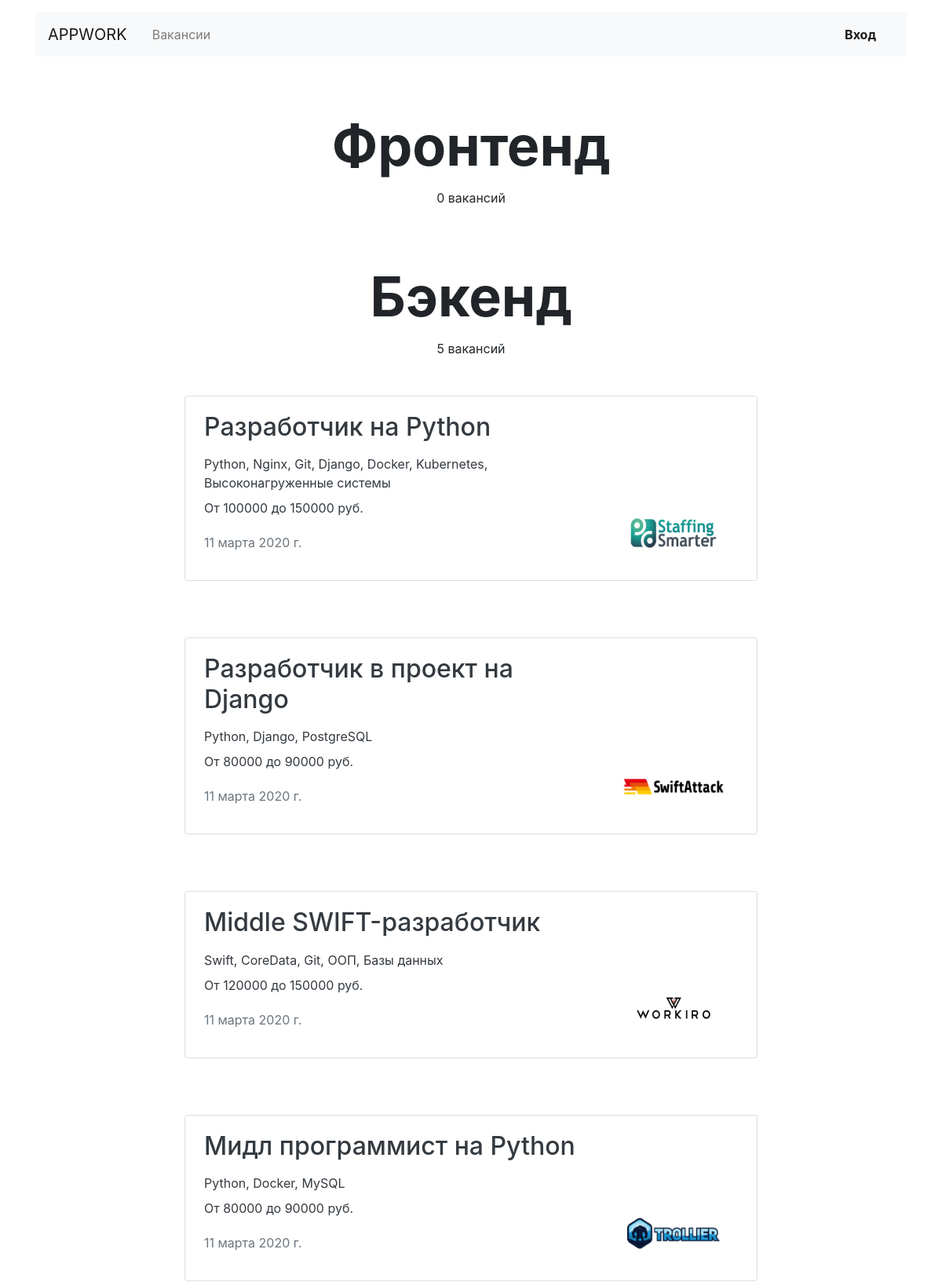
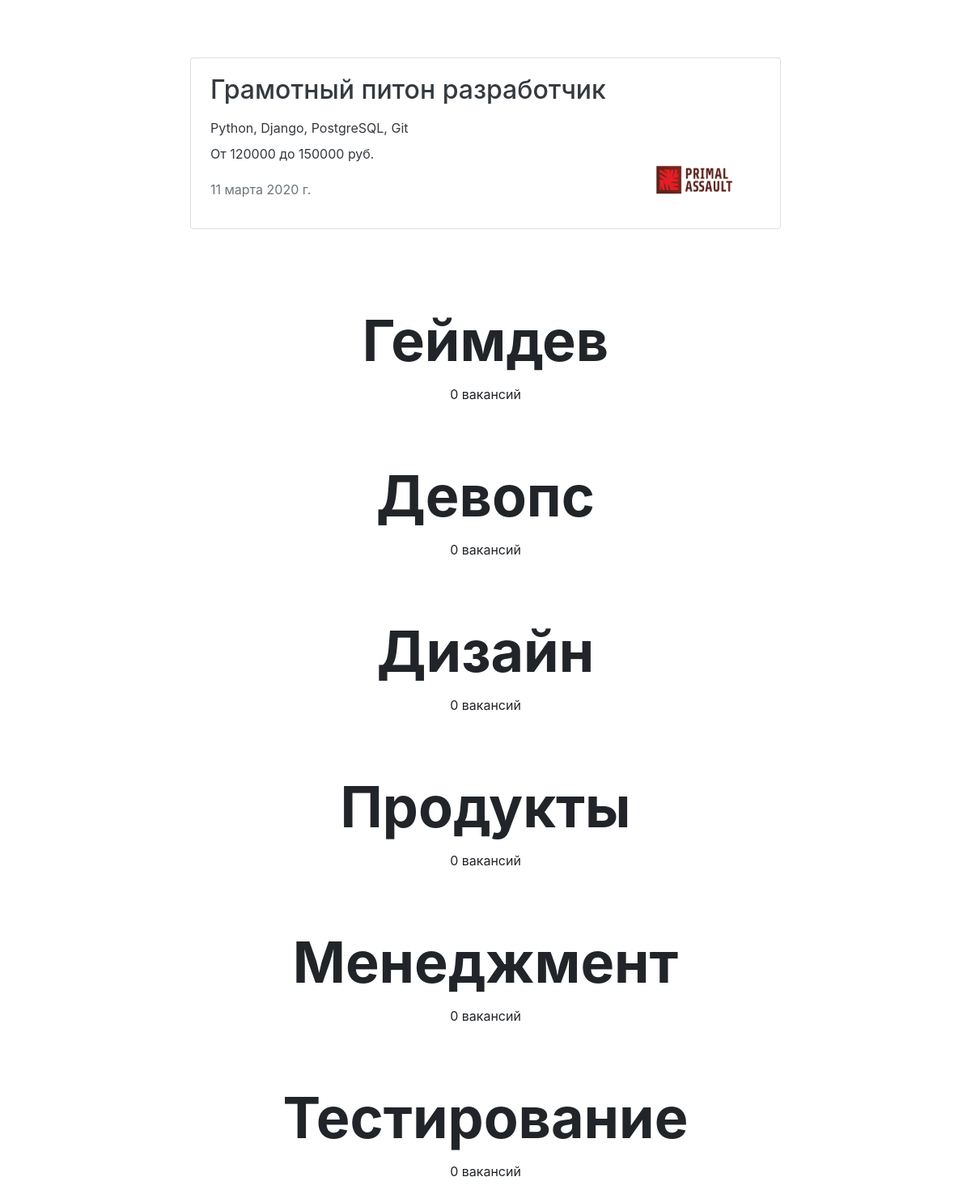
Page /vacancies/ on the committed database (2 pictures, top to bottom).
### vacancy/models.py (models this page shows, shortened)
class Specialty(Model):
    code = SlugField(max_length=300)
    title = CharField(max_length=100)
    picture = ImageField(upload_to='specialty_images/')

class Vacancy(Model):
    title = CharField(max_length=100)
    specialty = ForeignKey('Specialty', on_delete=CASCADE, related_name='vacancies')
    company = ForeignKey('Company', on_delete=CASCADE, related_name='vacancies')
    skills = TextField()
    description = TextField()
    salary_min = IntegerField()
    salary_max = IntegerField()
    published_at = DateField()

class Company(Model):
    name = CharField(max_length=100)
    location = CharField(max_length=100)
    logo = ImageField(upload_to='company_images/')
    description = TextField()
    employee_count = IntegerField()
    owner = OneToOneField(User, on_delete=CASCADE, default=None, null=True)

### vacancy/views.py (the view)
# urls.py: path('vacancies/', vacancies_view, name='vacancies'),
def vacancies_view(request: WSGIRequest) -> HttpResponse:
    context = {
        'vacancies': Vacancy.objects.all(),
        'specialties': Specialty.objects.all()
    }
    return render(request, 'vacancy/vacancies.html', context=context)

### vacancy/templates/vacancy/vacancies.html
{% extends 'vacancy/base.html' %}
{% block container %}
    {% for specialty in specialties %}
        <main class="container mt-3">
            <section>
                <h1 class="h1 text-center mx-auto mt-4 pt-5" style="font-size: 70px;">
                    <strong>{{ specialty.title }}</strong></h1>
                <p class="text-center pt-1">{{ specialty.vacancies.count }} вакансий</p>
                {% for vacancy in vacancies %}
                    <a class="text-dark text-decoration-none" href="{% url 'vacancy' vacancy.id %}">
                        {% if vacancy.specialty_id == specialty.id %}
                            <div class="row mt-5">
                                <div class="col-12 col-lg-8 offset-lg-2 m-auto">
                                    <div class="card mb-4">
                                        <div class="card-body px-4">
                                            <div class="row">
                                                <div class="col-12 col-md-8 col-lg-9">
                                                    <h2 class="h2 pb-2">{{ vacancy.title }}</h2>
                                                    <p class="mb-2">{{ vacancy.skills }}</p>
                                                    <p>От {{ vacancy.salary_min }} до {{ vacancy.salary_max }} руб.</p>
                                                    <p class="text-muted pt-1">{{ vacancy.published_at }}</p>
                                                </div>
                                                <div class="col-12 col-md-4 col-lg-3 d-flex align-items-end">
                                                    <img src="{{ vacancy.company.logo.url }}" width="130" height="80"
                                                         alt="">
                                                </div>
                                            </div>
                                        </div>
                                    </div>
                                </div>
                            </div>
                        {% endif %}
                    </a>
                {% endfor %}
            </section>
        </main>
    {% endfor %}
{% endblock %}

### rows in the picture
Specialty: title "Фронтенд", vacancies.count "0"
Specialty: title "Бэкенд", vacancies.count "5"
Vacancy: title "Разработчик на Python", skills "Python, Nginx, Git, Django, Docker, Kubernetes, Высоконагруженные системы", salary_min "100000", salary_max "150000", published_at "11 марта 2020 г.", company.logo (picture)
Vacancy: title "Разработчик в проект на Django", skills "Python, Django, PostgreSQL", salary_min "80000", salary_max "90000", published_at "11 марта 2020 г.", company.logo (picture)
Vacancy: title "Middle SWIFT-разработчик", skills "Swift, CoreData, Git, ООП, Базы данных", salary_min "120000", salary_max "150000", published_at "11 марта 2020 г.", company.logo (picture)
Vacancy: title "Мидл программист на Python", skills "Python, Docker, MySQL", salary_min "80000", salary_max "90000", published_at "11 марта 2020 г.", company.logo (picture)
Vacancy: title "Грамотный питон разработчик", skills "Python, Django, PostgreSQL, Git", salary_min "120000", salary_max "150000", published_at "11 марта 2020 г.", company.logo (picture)
Specialty: title "Геймдев", vacancies.count "0"
Specialty: title "Девопс", vacancies.count "0"
Specialty: title "Дизайн", vacancies.count "0"
Specialty: title "Продукты", vacancies.count "0"
Specialty: title "Менеджмент", vacancies.count "0"
Specialty: title "Тестирование", vacancies.count "0"
